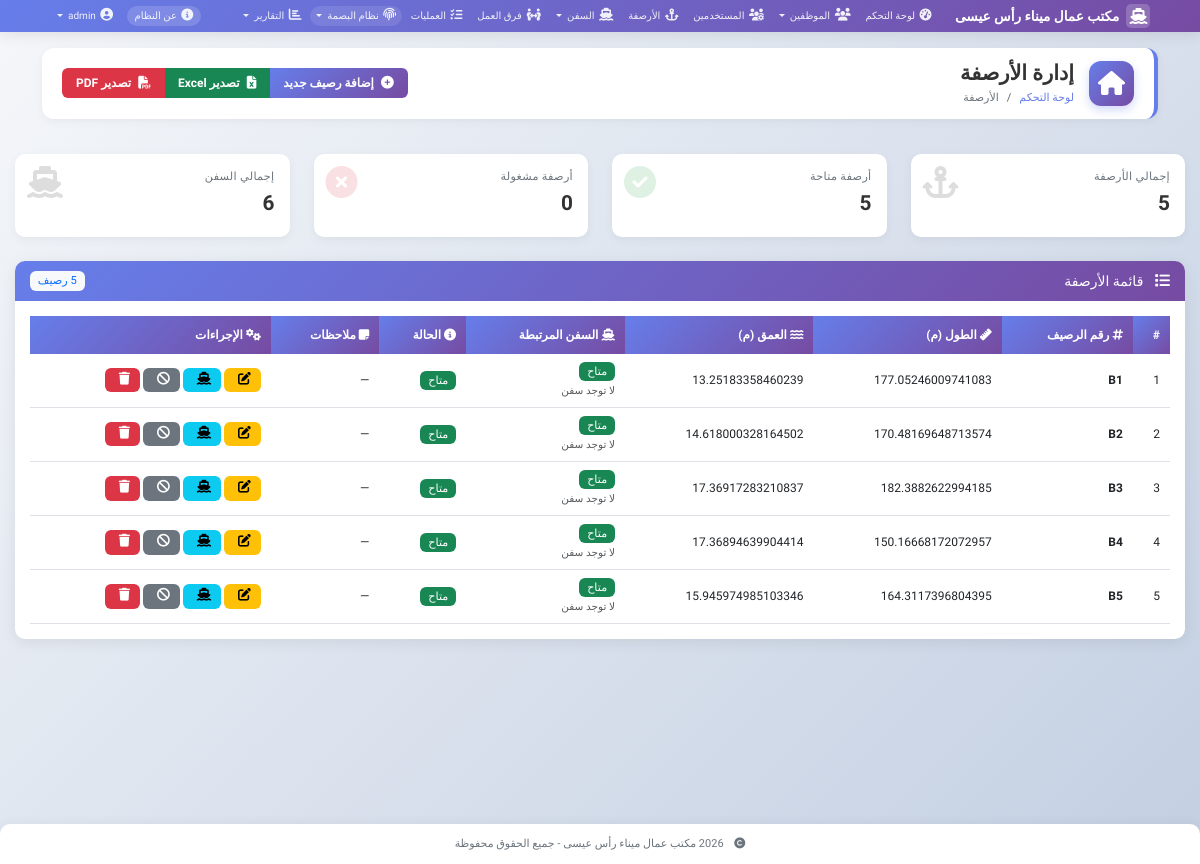
The page /berths (signed in) on the database its author committed.
### models.py (models this page shows, shortened)
class User(UserMixin, db.Model):
    __tablename__ = 'users'
    id = db.Column(db.Integer, primary_key=True)
    username = db.Column(db.String(80), unique=True, nullable=False)
    email = db.Column(db.String(120), unique=True, nullable=False)
    password_hash = db.Column(db.String(200), nullable=False)
    role = db.Column(db.String(20), nullable=False, default='employee')
    is_active = db.Column(db.Boolean, default=True)
    created_at = db.Column(db.DateTime, default=datetime.utcnow)
    def is_admin(self):
        return self.role == 'admin'

class Berth(db.Model):
    __tablename__ = 'berths'
    id = db.Column(db.Integer, primary_key=True)
    number = db.Column(db.String(10), unique=True, nullable=False)
    length = db.Column(db.Float)
    depth = db.Column(db.Float)
    is_available = db.Column(db.Boolean, default=True)
    current_ship_id = db.Column(db.Integer, db.ForeignKey('ships.id'), nullable=True)
    notes = db.Column(db.Text)
    current_ship = db.relationship('Ship', foreign_keys=[current_ship_id])
    fingerprint_devices = db.relationship('FingerprintDevice', foreign_keys='FingerprintDevice.berth_id', back_populates='berth')
    @property
    def ships_count(self):
        return Ship.query.filter_by(berth_number=self.number).count()
    @property
    def is_occupied(self):
        return self.current_ship_id is not None

### app.py (the view)
@app.route('/berths')
@login_required
def berth_list():
    berths = Berth.query.all()
    stats = {
        'total': len(berths),
        'active': sum(1 for b in berths if b.is_available),
        'occupied': sum(1 for b in berths if b.is_occupied),
        'total_ships': sum(b.ships_count for b in berths)
    }
    return render_template('berths/list.html', berths=berths, stats=stats)

### app.py (called while the page is built)
@app.context_processor
def inject_now():
    from datetime import datetime
    return {'now': datetime.now}

@app.context_processor
def inject_now():
    from datetime import datetime
    return {'now': datetime.now}

@login_manager.user_loader
def load_user(user_id):
    return User.query.get(int(user_id))

### templates/berths/list.html (shortened to what this page needs)
{% extends "base.html" %}
{% block page_title %}إدارة الأرصفة{% endblock %}
{% block breadcrumb %}
<li class="breadcrumb-item"><a href="{{ url_for('dashboard') }}">لوحة التحكم</a></li>
<li class="breadcrumb-item active">الأرصفة</li>
{% endblock %}
{% block page_actions %}
<div class="btn-group" role="group">
    {% if current_user.is_admin() %}
    <a href="{{ url_for('add_berth') }}" class="btn btn-primary">
        <i class="fas fa-plus-circle"></i> إضافة رصيف جديد
    </a>
    {% endif %}
    <button class="btn btn-success" onclick="exportToExcel()">
        <i class="fas fa-file-excel"></i> تصدير Excel
    </button>
    <button class="btn btn-danger" onclick="exportToPDF()">
        <i class="fas fa-file-pdf"></i> تصدير PDF
    </button>
</div>
{% endblock %}
{% block content %}
<div class="row mb-4">
    <div class="col-md-3">
        <div class="stat-card">
            <i class="fas fa-anchor stat-icon"></i>
            <div class="stat-title">إجمالي الأرصفة</div>
            <div class="stat-value">{{ stats.total }}</div>
        </div>
    </div>
    <div class="col-md-3">
        <div class="stat-card">
            <i class="fas fa-check-circle stat-icon" style="color: #28a745;"></i>
            <div class="stat-title">أرصفة متاحة</div>
            <div class="stat-value">{{ stats.active }}</div>
        </div>
    </div>
    <div class="col-md-3">
        <div class="stat-card">
            <i class="fas fa-times-circle stat-icon" style="color: #dc3545;"></i>
            <div class="stat-title">أرصفة مشغولة</div>
            <div class="stat-value">{{ stats.occupied }}</div>
        </div>
    </div>
    <div class="col-md-3">
        <div class="stat-card">
            <i class="fas fa-ship stat-icon"></i>
            <div class="stat-title">إجمالي السفن</div>
            <div class="stat-value">{{ stats.total_ships }}</div>
        </div>
    </div>
</div>
<div class="card">
    <div class="card-header bg-primary text-white d-flex justify-content-between align-items-center">
        <h5 class="mb-0">
            <i class="fas fa-list me-2"></i>
            قائمة الأرصفة
        </h5>
        <span class="badge bg-light text-primary">{{ berths|length }} رصيف</span>
    </div>
    <div class="card-body">
        <div class="table-responsive">
            <table class="table table-hover" id="berthsTable">
                <thead>
                    <tr>
                        <th>#</th>
                        <th><i class="fas fa-hashtag"></i> رقم الرصيف</th>
                        <th><i class="fas fa-ruler"></i> الطول (م)</th>
                        <th><i class="fas fa-water"></i> العمق (م)</th>
                        <th><i class="fas fa-ship"></i> السفن المرتبطة</th>
                        <th><i class="fas fa-info-circle"></i> الحالة</th>
                        <th><i class="fas fa-sticky-note"></i> ملاحظات</th>
                        {% if current_user.is_admin() %}
                        <th><i class="fas fa-cogs"></i> الإجراءات</th>
                        {% endif %}
                    </tr>
                </thead>
                <tbody>
                    {% for berth in berths %}
                    <tr>
                        <td>{{ loop.index }}</td>
                        <td>
                            <strong>{{ berth.number }}</strong>
                        </td>
                        <td>{{ berth.length or '—' }}</td>
                        <td>{{ berth.depth or '—' }}</td>
                        <td>
                            {% if berth.is_occupied %}
                                <span class="badge bg-primary">
                                    <i class="fas fa-ship me-1"></i>
                                    {{ berth.current_ship.name if berth.current_ship else 'سفينة' }}
                                </span>
                                <br>
                                <small class="text-muted">مشغول حالياً</small>
                            {% else %}
                                <span class="badge bg-success">متاح</span>
                                <br>
                                <small class="text-muted">لا توجد سفن</small>
                            {% endif %}
                        </td>
                        <td>
                            {% if berth.is_available %}
                                <span class="badge bg-success">متاح</span>
                            {% else %}
                                <span class="badge bg-danger">غير متاح</span>
                            {% endif %}
                        </td>
                        <td>
                            {% if berth.notes %}
                                <i class="fas fa-comment text-muted" title="{{ berth.notes }}"></i>
                            {% else %}
                                —
                            {% endif %}
                        </td>
                        {% if current_user.is_admin() %}
                        <td class="action-buttons">
                            <a href="{{ url_for('edit_berth', id=berth.id) }}" class="btn btn-sm btn-warning" title="تعديل">
                                <i class="fas fa-edit"></i>
                            </a>
                            <button class="btn btn-sm btn-info" title="عرض السفن"
                                    onclick="showBerthShips({{ berth.id }})">
                                <i class="fas fa-ship"></i>
                            </button>
                            <a href="{{ url_for('toggle_berth', id=berth.id) }}" class="btn btn-sm btn-secondary"
                               title="{% if berth.is_available %}تعطيل{% else %}تفعيل{% endif %}">
                                <i class="fas {% if berth.is_available %}fa-ban{% else %}fa-check-circle{% endif %}"></i>
                            </a>
                            <a href="{{ url_for('delete_berth', id=berth.id) }}" class="btn btn-sm btn-danger"
                               onclick="return confirm('⚠️ هل أنت متأكد من حذف الرصيف {{ berth.number }}؟')" title="حذف">
                                <i class="fas fa-trash"></i>
                            </a>
                        </td>
                        {% endif %}
                    </tr>
                    {% endfor %}
                </tbody>
            </table>
        </div>
    </div>
</div>
{% endblock %}

### templates/base.html (shortened to what this page needs)
<!DOCTYPE html>
<html lang="ar" dir="rtl">
<head>
    <link href="https://cdn.jsdelivr.net/npm/bootstrap@5.3.0/dist/css/bootstrap.rtl.min.css" rel="stylesheet">
    <link rel="stylesheet" href="https://cdnjs.cloudflare.com/ajax/libs/font-awesome/6.4.0/css/all.min.css">
    <link rel="stylesheet" href="https://cdn.datatables.net/1.13.4/css/dataTables.bootstrap5.min.css">
    <link rel="stylesheet" href="https://cdn.jsdelivr.net/npm/sweetalert2@11/dist/sweetalert2.min.css">
</head>
<body>
    <nav class="navbar navbar-expand-lg">
        <div class="container-fluid">
            <a class="navbar-brand" href="{{ url_for('index') }}">
                <i class="fas fa-ship"></i>
                مكتب عمال ميناء رأس عيسى
            </a>
            <div class="collapse navbar-collapse" id="navbarNav">
                {% if current_user.is_authenticated %}
                <ul class="navbar-nav me-auto">
                    <li class="nav-item">
                        <a class="nav-link {% if request.endpoint == 'dashboard' %}active{% endif %}" href="{{ url_for('dashboard') }}">
                            <i class="fas fa-tachometer-alt"></i>
                            لوحة التحكم
                        </a>
                    </li>
                    <li class="nav-item dropdown">
                        <a class="nav-link dropdown-toggle" href="#" role="button" data-bs-toggle="dropdown">
                            <i class="fas fa-users"></i>
                            الموظفين
                        </a>
                    </li>
                    {% if current_user.is_admin() %}
                    <li class="nav-item">
                        <a class="nav-link {% if request.endpoint in ['user_list', 'add_user', 'edit_user'] %}active{% endif %}" href="{{ url_for('user_list') }}">
                            <i class="fas fa-users-cog"></i>
                            المستخدمين
                        </a>
                    </li>
                    {% endif %}
                    <li class="nav-item">
                        <a class="nav-link {% if request.endpoint in ['berth_list', 'add_berth', 'edit_berth'] %}active{% endif %}" href="{{ url_for('berth_list') }}">
                            <i class="fas fa-anchor"></i>
                            الأرصفة
                        </a>
                    </li>
                    <li class="nav-item dropdown">
                        <a class="nav-link dropdown-toggle" href="#" role="button" data-bs-toggle="dropdown">
                            <i class="fas fa-ship"></i>
                            السفن
                        </a>
                    </li>
                    <li class="nav-item">
                        <a class="nav-link {% if request.endpoint == 'team_list' %}active{% endif %}" href="{{ url_for('team_list') }}">
                            <i class="fas fa-people-arrows"></i>
                            فرق العمل
                        </a>
                    </li>
                    <li class="nav-item">
                        <a class="nav-link {% if request.endpoint in ['operation_list', 'add_operation', 'edit_operation'] %}active{% endif %}" href="{{ url_for('operation_list') }}">
                            <i class="fas fa-tasks"></i>
                            العمليات
                        </a>
                    </li>
                    {% if current_user.is_admin() %}
<li class="nav-item dropdown fingerprint-menu">
    <a class="nav-link dropdown-toggle" href="#" role="button" data-bs-toggle="dropdown">
        <i class="fas fa-fingerprint"></i>
        نظام البصمة
    </a>
</li>
{% endif %}
                    <li class="nav-item dropdown">
                        <a class="nav-link dropdown-toggle" href="#" role="button" data-bs-toggle="dropdown">
                            <i class="fas fa-chart-bar"></i>
                            التقارير
                        </a>
                    </li>
                </ul>
                <ul class="navbar-nav">
                    <li class="nav-item">
                        <a class="nav-link" href="{{ url_for('about') }}">
                            <i class="fas fa-info-circle"></i>
                            <span class="d-none d-lg-inline">عن النظام</span>
                        </a>
                    </li>
                    <li class="nav-item dropdown">
                        <a class="nav-link dropdown-toggle" href="#" role="button" data-bs-toggle="dropdown">
                            <i class="fas fa-user-circle"></i>
                            {{ current_user.username }}
                        </a>
                    </li>
                </ul>
                {% endif %}
            </div>
        </div>
    </nav>
    {% if current_user.is_authenticated %}
    <div class="container-fluid mt-3">
        <div class="page-header-wrapper">
            <div class="page-header-content">
                <div class="page-header-icon">
                    <i class="{% block page_icon %}fas fa-home{% endblock %}"></i>
                </div>
                <div class="page-header-title">
                    <h4 class="mb-0">{% block page_title %}{% endblock %}</h4>
                    <nav aria-label="breadcrumb">
                        <ol class="breadcrumb">
                            {% block breadcrumb %}{% endblock %}
                        </ol>
                    </nav>
                </div>
            </div>
            <div class="page-header-actions">
                {% block page_actions %}{% endblock %}
            </div>
        </div>
    </div>
    {% endif %}
    <main class="main-content">
        {% block content %}{% endblock %}
    </main>
    <footer class="footer">
        <div class="container">
            <p class="mb-0">
                <i class="fas fa-copyright me-2"></i>
                2026 مكتب عمال ميناء رأس عيسى - جميع الحقوق محفوظة
            </p>
        </div>
    </footer>
</body>
</html>

### rows shown on the page
User: username "admin"
Berth: number "B1", length "177.05246009741083", depth "13.25183358460239", shows "متاح", is_available "متاح"
Berth: number "B2", length "170.48169648713574", depth "14.618000328164502", shows "متاح", is_available "متاح"
Berth: number "B3", length "182.3882622994185", depth "17.36917283210837", shows "متاح", is_available "متاح"
Berth: number "B4", length "150.16668172072957", depth "17.36894639904414", shows "متاح", is_available "متاح"
Berth: number "B5", length "164.3117396804395", depth "15.945974985103346", shows "متاح", is_available "متاح"

### other values the page prints
{{ stats.total }} "5"
{{ stats.active }} "5"
{{ stats.occupied }} "0"
{{ stats.total_ships }} "6"
